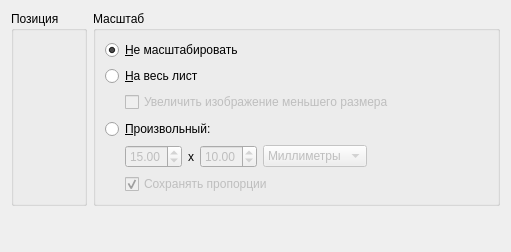
<?xml version="1.0" encoding="UTF-8"?>
<ui version="4.0">
 <class>PrintOptionsTab</class>
 <widget class="QWidget" name="PrintOptionsTab">
  <property name="geometry">
   <rect>
    <x>0</x>
    <y>0</y>
    <width>511</width>
    <height>252</height>
   </rect>
  </property>
  <property name="windowTitle">
   <string>Настройки изображения</string>
  </property>
  <layout class="QGridLayout" name="gridLayout_2">
   <item row="0" column="0">
    <widget class="QGroupBox" name="groupBox_2">
     <property name="title">
      <string>Позиция</string>
     </property>
     <layout class="QVBoxLayout" name="verticalLayout">
      <item>
       <widget class="QFrame" name="positionFrame"/>
      </item>
      <item>
       <spacer name="verticalSpacer">
        <property name="orientation">
         <enum>Qt::Vertical</enum>
        </property>
        <property name="sizeHint" stdset="0">
         <size>
          <width>20</width>
          <height>40</height>
         </size>
        </property>
       </spacer>
      </item>
     </layout>
    </widget>
   </item>
   <item row="0" column="1">
    <widget class="QGroupBox" name="groupBox">
     <property name="title">
      <string>Масштаб</string>
     </property>
     <layout class="QVBoxLayout" name="verticalLayout_2">
      <item>
       <widget class="QRadioButton" name="mNoScale">
        <property name="text">
         <string>&amp;Не масштабировать</string>
        </property>
        <property name="checked">
         <bool>true</bool>
        </property>
       </widget>
      </item>
      <item>
       <widget class="QRadioButton" name="mScaleToPage">
        <property name="text">
         <string>&amp;На весь лист</string>
        </property>
        <property name="checked">
         <bool>false</bool>
        </property>
       </widget>
      </item>
      <item>
       <layout class="QHBoxLayout">
        <property name="spacing">
         <number>6</number>
        </property>
        <property name="leftMargin">
         <number>0</number>
        </property>
        <property name="topMargin">
         <number>0</number>
        </property>
        <property name="rightMargin">
         <number>0</number>
        </property>
        <property name="bottomMargin">
         <number>0</number>
        </property>
        <item>
         <spacer>
          <property name="orientation">
           <enum>Qt::Horizontal</enum>
          </property>
          <property name="sizeType">
           <enum>QSizePolicy::Fixed</enum>
          </property>
          <property name="sizeHint" stdset="0">
           <size>
            <width>20</width>
            <height>20</height>
           </size>
          </property>
         </spacer>
        </item>
        <item>
         <widget class="QCheckBox" name="enlargeSmallerImages">
          <property name="enabled">
           <bool>false</bool>
          </property>
          <property name="text">
           <string>Увеличить изображение меньшего размера</string>
          </property>
         </widget>
        </item>
        <item>
         <spacer>
          <property name="orientation">
           <enum>Qt::Horizontal</enum>
          </property>
          <property name="sizeType">
           <enum>QSizePolicy::Expanding</enum>
          </property>
          <property name="sizeHint" stdset="0">
           <size>
            <width>24</width>
            <height>21</height>
           </size>
          </property>
         </spacer>
        </item>
       </layout>
      </item>
      <item>
       <widget class="QRadioButton" name="mScaleTo">
        <property name="text">
         <string>&amp;Произвольный:</string>
        </property>
       </widget>
      </item>
      <item>
       <layout class="QGridLayout" name="gridLayout">
        <item row="0" column="0">
         <spacer>
          <property name="orientation">
           <enum>Qt::Horizontal</enum>
          </property>
          <property name="sizeType">
           <enum>QSizePolicy::Fixed</enum>
          </property>
          <property name="sizeHint" stdset="0">
           <size>
            <width>20</width>
            <height>20</height>
           </size>
          </property>
         </spacer>
        </item>
        <item row="0" column="1">
         <widget class="QDoubleSpinBox" name="printWidth">
          <property name="enabled">
           <bool>false</bool>
          </property>
          <property name="value">
           <double>15.000000000000000</double>
          </property>
         </widget>
        </item>
        <item row="0" column="2">
         <widget class="QLabel" name="textLabel2">
          <property name="text">
           <string comment="Dimension separator, as in: '15 x 10 centimeters'">x</string>
          </property>
          <property name="wordWrap">
           <bool>false</bool>
          </property>
         </widget>
        </item>
        <item row="0" column="3">
         <widget class="QDoubleSpinBox" name="printHeight">
          <property name="enabled">
           <bool>false</bool>
          </property>
          <property name="value">
           <double>10.000000000000000</double>
          </property>
         </widget>
        </item>
        <item row="0" column="4">
         <widget class="QComboBox" name="printUnit">
          <property name="enabled">
           <bool>false</bool>
          </property>
          <property name="currentIndex">
           <number>0</number>
          </property>
          <item>
           <property name="text">
            <string>Миллиметры</string>
           </property>
          </item>
          <item>
           <property name="text">
            <string>Сантиметры</string>
           </property>
          </item>
          <item>
           <property name="text">
            <string>Дюймы</string>
           </property>
          </item>
         </widget>
        </item>
        <item row="0" column="5">
         <spacer>
          <property name="orientation">
           <enum>Qt::Horizontal</enum>
          </property>
          <property name="sizeType">
           <enum>QSizePolicy::Expanding</enum>
          </property>
          <property name="sizeHint" stdset="0">
           <size>
            <width>24</width>
            <height>20</height>
           </size>
          </property>
         </spacer>
        </item>
        <item row="1" column="1" colspan="5">
         <layout class="QHBoxLayout" name="horizontalLayout">
          <item>
           <widget class="QCheckBox" name="printKeepRatio">
            <property name="enabled">
             <bool>false</bool>
            </property>
            <property name="text">
             <string>Сохранять пропорции</string>
            </property>
            <property name="checked">
             <bool>true</bool>
            </property>
           </widget>
          </item>
          <item>
           <spacer name="horizontalSpacer">
            <property name="orientation">
             <enum>Qt::Horizontal</enum>
            </property>
            <property name="sizeHint" stdset="0">
             <size>
              <width>40</width>
              <height>20</height>
             </size>
            </property>
           </spacer>
          </item>
         </layout>
        </item>
       </layout>
      </item>
     </layout>
    </widget>
   </item>
   <item row="1" column="0" colspan="2">
    <spacer>
     <property name="orientation">
      <enum>Qt::Vertical</enum>
     </property>
     <property name="sizeHint" stdset="0">
      <size>
       <width>20</width>
       <height>16</height>
      </size>
     </property>
    </spacer>
   </item>
  </layout>
 </widget>
 <resources/>
 <connections>
  <connection>
   <sender>mScaleTo</sender>
   <signal>toggled(bool)</signal>
   <receiver>printUnit</receiver>
   <slot>setEnabled(bool)</slot>
   <hints>
    <hint type="sourcelabel">
     <x>20</x>
     <y>20</y>
    </hint>
    <hint type="destinationlabel">
     <x>20</x>
     <y>20</y>
    </hint>
   </hints>
  </connection>
  <connection>
   <sender>mScaleTo</sender>
   <signal>toggled(bool)</signal>
   <receiver>printKeepRatio</receiver>
   <slot>setEnabled(bool)</slot>
   <hints>
    <hint type="sourcelabel">
     <x>20</x>
     <y>20</y>
    </hint>
    <hint type="destinationlabel">
     <x>20</x>
     <y>20</y>
    </hint>
   </hints>
  </connection>
  <connection>
   <sender>mScaleToPage</sender>
   <signal>toggled(bool)</signal>
   <receiver>enlargeSmallerImages</receiver>
   <slot>setEnabled(bool)</slot>
   <hints>
    <hint type="sourcelabel">
     <x>20</x>
     <y>20</y>
    </hint>
    <hint type="destinationlabel">
     <x>20</x>
     <y>20</y>
    </hint>
   </hints>
  </connection>
  <connection>
   <sender>mScaleTo</sender>
   <signal>toggled(bool)</signal>
   <receiver>printWidth</receiver>
   <slot>setEnabled(bool)</slot>
   <hints>
    <hint type="sourcelabel">
     <x>20</x>
     <y>20</y>
    </hint>
    <hint type="destinationlabel">
     <x>20</x>
     <y>20</y>
    </hint>
   </hints>
  </connection>
  <connection>
   <sender>mScaleTo</sender>
   <signal>toggled(bool)</signal>
   <receiver>printHeight</receiver>
   <slot>setEnabled(bool)</slot>
   <hints>
    <hint type="sourcelabel">
     <x>20</x>
     <y>20</y>
    </hint>
    <hint type="destinationlabel">
     <x>20</x>
     <y>20</y>
    </hint>
   </hints>
  </connection>
 </connections>
</ui>
